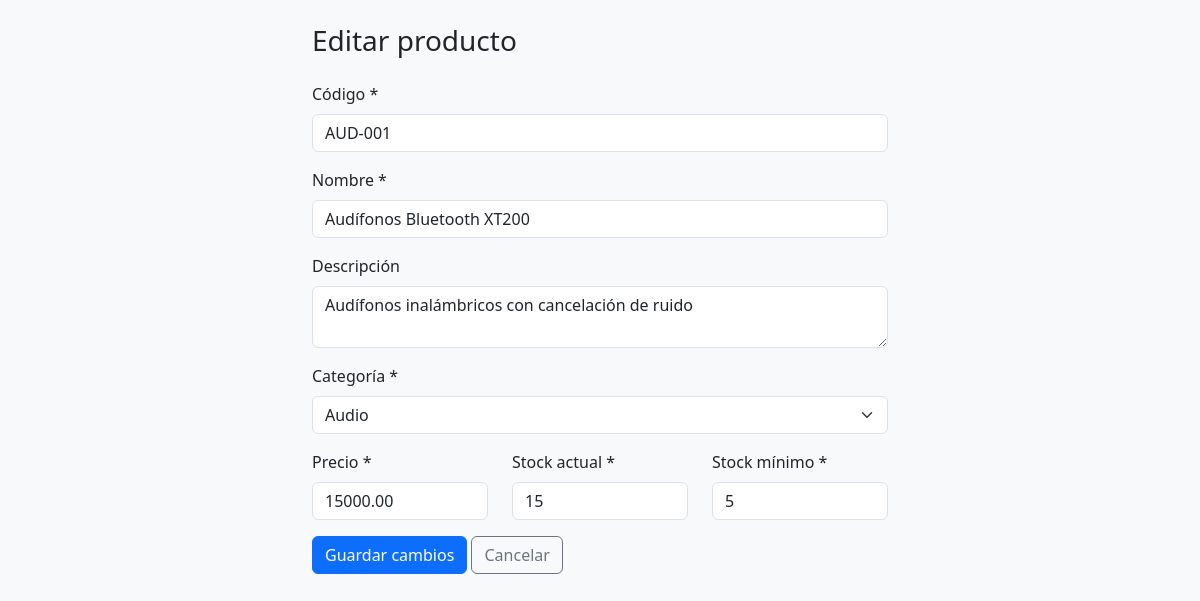
/productos/editar.php?id=1 (signed in), run on the app's committed database.
### tables this page shows
CREATE TABLE producto (
    id_producto INT AUTO_INCREMENT PRIMARY KEY,
    codigo VARCHAR(50) NOT NULL UNIQUE,
    nombre VARCHAR(150) NOT NULL,
    descripcion VARCHAR(255),
    precio DECIMAL(10,2) NOT NULL CHECK (precio >= 0),
    stock_actual INT NOT NULL DEFAULT 0 CHECK (stock_actual >= 0),
    stock_minimo INT NOT NULL DEFAULT 0 CHECK (stock_minimo >= 0),
    estado TINYINT(1) NOT NULL DEFAULT 1,
    id_categoria INT NOT NULL,
    FOREIGN KEY (id_categoria) REFERENCES categoria(id_categoria)
);

CREATE TABLE categoria (
    id_categoria INT AUTO_INCREMENT PRIMARY KEY,
    nombre VARCHAR(100) NOT NULL,
    descripcion VARCHAR(255),
    estado TINYINT(1) NOT NULL DEFAULT 1
);

### productos/editar.php (the view, shortened to what this page needs)
<?php
require '../config.php';
$id = $_GET['id'] ?? $_POST['id_producto'] ?? null;
$categorias = $pdo->query("SELECT id_categoria, nombre FROM categoria WHERE estado = 1 ORDER BY nombre")->fetchAll();
$stmt = $pdo->prepare("SELECT * FROM producto WHERE id_producto = ?");
$stmt->execute([$id]);
$producto = $stmt->fetch();
?>
<!DOCTYPE html>
<html lang="es">
<head>
    <link href="https://cdnjs.cloudflare.com/ajax/libs/bootstrap/5.3.3/css/bootstrap.min.css" rel="stylesheet">
</head>
<body class="bg-light">
<div class="container py-4" style="max-width: 600px;">
    <h3 class="mb-4">Editar producto</h3>
       <form method="POST" novalidate data-validar="producto">
        <div class="mb-3">
            <label class="form-label">Código *</label>
            <input type="text" name="codigo" class="form-control" required
                   value="<?= htmlspecialchars($producto['codigo']) ?>">
        </div>
        <div class="mb-3">
            <label class="form-label">Nombre *</label>
            <input type="text" name="nombre" class="form-control" required
                   value="<?= htmlspecialchars($producto['nombre']) ?>">
        </div>
        <div class="mb-3">
            <label class="form-label">Descripción</label>
            <textarea name="descripcion" class="form-control"><?= htmlspecialchars($producto['descripcion'] ?? '') ?></textarea>
        </div>
        <div class="mb-3">
            <label class="form-label">Categoría *</label>
            <select name="id_categoria" class="form-select" required>
                <?php foreach ($categorias as $cat): ?>
                    <option value="<?= $cat['id_categoria'] ?>"
                        <?= $cat['id_categoria'] == $producto['id_categoria'] ? 'selected' : '' ?>>
                        <?= htmlspecialchars($cat['nombre']) ?>
                    </option>
                <?php endforeach; ?>
            </select>
        </div>
        <div class="row">
            <div class="col mb-3">
                <label class="form-label">Precio *</label>
                <input type="number" name="precio" class="form-control" min="0" step="1" required
                       value="<?= htmlspecialchars($producto['precio']) ?>">
            </div>
            <div class="col mb-3">
                <label class="form-label">Stock actual *</label>
                <input type="number" name="stock_actual" class="form-control" min="0" step="1" required
                       value="<?= htmlspecialchars($producto['stock_actual']) ?>">
            </div>
            <div class="col mb-3">
                <label class="form-label">Stock mínimo *</label>
                <input type="number" name="stock_minimo" class="form-control" min="0" step="1" required
                       value="<?= htmlspecialchars($producto['stock_minimo']) ?>">
            </div>
        </div>
        <button type="submit" class="btn btn-primary">Guardar cambios</button>
        <a href="../index.php" class="btn btn-outline-secondary">Cancelar</a>
    </form>
</div>
</body>
</html>

### data on the page
producto: codigo "AUD-001", nombre "Audífonos Bluetooth XT200", descripcion "Audífonos inalámbricos con cancelación de ruido", id_categoria "Audio", precio "15000.00", stock_actual "15", stock_minimo "5"
